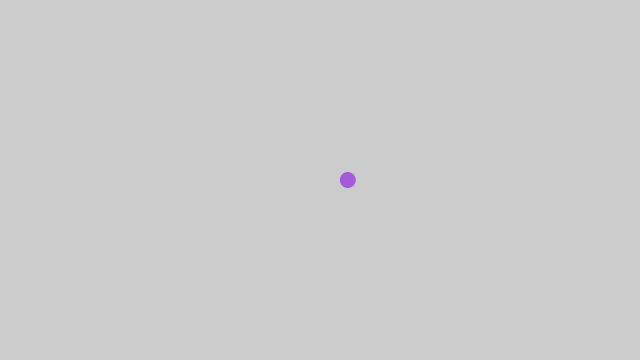
Frame 1 (no input)
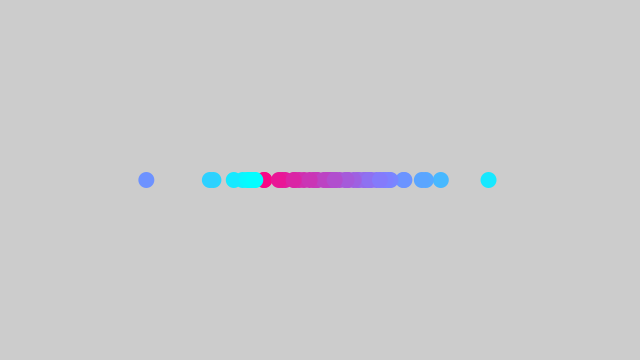
Frame 60 (the mouse pressed at the canvas centre just before this capture)
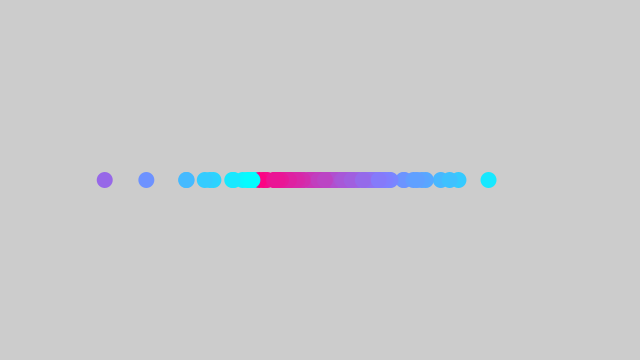
Frame 120 (the mouse held since frame 60 and released just before this capture)

The Processing sketch that drew these frames (run headless with seeded random() and noise(); from frame 60 on, the mouse is pressed at the canvas centre):

// Processing sketch: Exercise4
// ── Exercise4.pde
import java.util.*;

Random generator;

void setup() {
  size(640,360);
  generator = new Random();
}

void draw() {
  float num = (float) generator.nextGaussian();
  float sd = 60;
  float mean = 320;
 
  float x = sd * num + mean;
 
  noStroke();
  print(x%256+"\n");
  fill(256-x%256, x%256, 128+x%256);
  ellipse(x,180,16,16);
}
